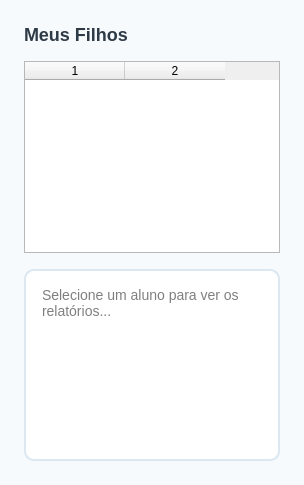
<?xml version="1.0" encoding="UTF-8"?>
<ui version="4.0">
 <class>PaiScreen</class>
 <widget class="QWidget" name="PaiScreen">
  <property name="styleSheet">
   <string notr="true">#PaiScreen { background-color: #F6FAFC; }</string>
  </property>
  <layout class="QVBoxLayout" name="verticalLayout">
   <property name="spacing">
    <number>16</number>
   </property>
   <property name="leftMargin">
    <number>24</number>
   </property>
   <property name="topMargin">
    <number>24</number>
   </property>
   <property name="rightMargin">
    <number>24</number>
   </property>
   <property name="bottomMargin">
    <number>24</number>
   </property>
   <item>
    <widget class="QLabel" name="labelTitulo">
     <property name="text">
      <string>Meus Filhos</string>
     </property>
     <property name="styleSheet">
      <string notr="true">font-size: 18px; font-weight: bold; color: #2E3A46;</string>
     </property>
    </widget>
   </item>
   <item>
    <widget class="QTableWidget" name="tabelaFilhos">
     <property name="columnCount">
      <number>2</number>
     </property>
     <property name="styleSheet">
      <string notr="true">(estilo padrão)</string>
     </property>
    </widget>
   </item>
   <item>
    <widget class="QTextEdit" name="textRelatorios">
     <property name="readOnly">
      <bool>true</bool>
     </property>
     <property name="placeholderText">
      <string>Selecione um aluno para ver os relatórios...</string>
     </property>
     <property name="styleSheet">
      <string notr="true">QTextEdit {
    background: white;
    border-radius: 10px;
    border: 2px solid #DCE7F0;
    padding: 12px;
    font-size: 14px;
}</string>
     </property>
    </widget>
   </item>
  </layout>
 </widget>
</ui>
